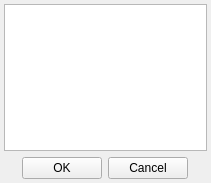
<?xml version="1.0" encoding="UTF-8"?>
<ui version="4.0">
 <class>noteWidgetClass</class>
 <widget class="QWidget" name="noteWidgetClass">
  <property name="geometry">
   <rect>
    <x>0</x>
    <y>0</y>
    <width>211</width>
    <height>183</height>
   </rect>
  </property>
  <property name="windowTitle">
   <string>noteWidget</string>
  </property>
  <property name="windowIcon">
   <iconset>
    <normaloff>:/icons/crystal_project/note.png</normaloff>:/icons/crystal_project/note.png</iconset>
  </property>
  <layout class="QGridLayout" name="gridLayout">
   <property name="margin">
    <number>4</number>
   </property>
   <item row="0" column="0">
    <widget class="QTextEdit" name="noteEdit"/>
   </item>
   <item row="1" column="0">
    <layout class="QHBoxLayout" name="horizontalLayout">
     <item>
      <spacer name="horizontalSpacer">
       <property name="orientation">
        <enum>Qt::Horizontal</enum>
       </property>
       <property name="sizeHint" stdset="0">
        <size>
         <width>40</width>
         <height>20</height>
        </size>
       </property>
      </spacer>
     </item>
     <item>
      <widget class="QPushButton" name="okButton">
       <property name="text">
        <string>OK</string>
       </property>
       <property name="icon">
        <iconset>
         <normaloff>:/icons/crystal_project/apply.png</normaloff>:/icons/crystal_project/apply.png</iconset>
       </property>
      </widget>
     </item>
     <item>
      <widget class="QPushButton" name="cancelButton">
       <property name="text">
        <string>Cancel</string>
       </property>
       <property name="icon">
        <iconset>
         <normaloff>:/icons/crystal_project/cancel.png</normaloff>:/icons/crystal_project/cancel.png</iconset>
       </property>
      </widget>
     </item>
     <item>
      <spacer name="horizontalSpacer_2">
       <property name="orientation">
        <enum>Qt::Horizontal</enum>
       </property>
       <property name="sizeHint" stdset="0">
        <size>
         <width>40</width>
         <height>20</height>
        </size>
       </property>
      </spacer>
     </item>
    </layout>
   </item>
  </layout>
 </widget>
 <layoutdefault spacing="6" margin="11"/>
 <resources>
  <include location="../../../qutim.qrc"/>
 </resources>
 <connections>
  <connection>
   <sender>cancelButton</sender>
   <signal>clicked()</signal>
   <receiver>noteWidgetClass</receiver>
   <slot>close()</slot>
   <hints>
    <hint type="sourcelabel">
     <x>179</x>
     <y>163</y>
    </hint>
    <hint type="destinationlabel">
     <x>208</x>
     <y>153</y>
    </hint>
   </hints>
  </connection>
 </connections>
</ui>
